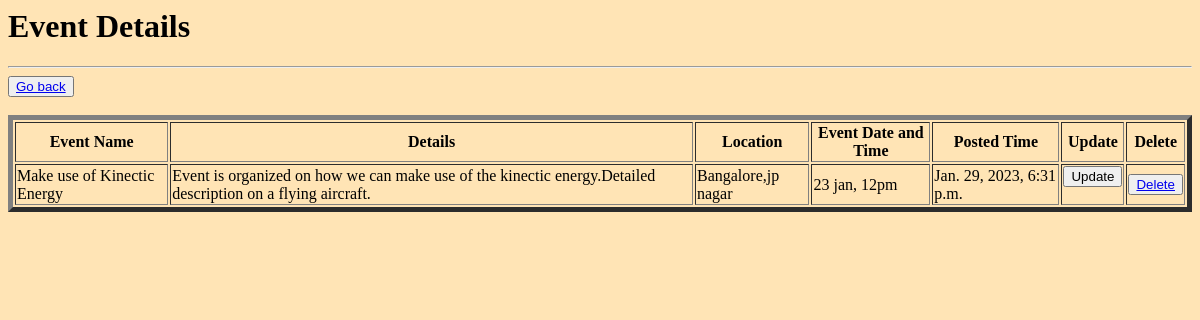
The page /myevent_details (signed in) on the database as committed earlier.
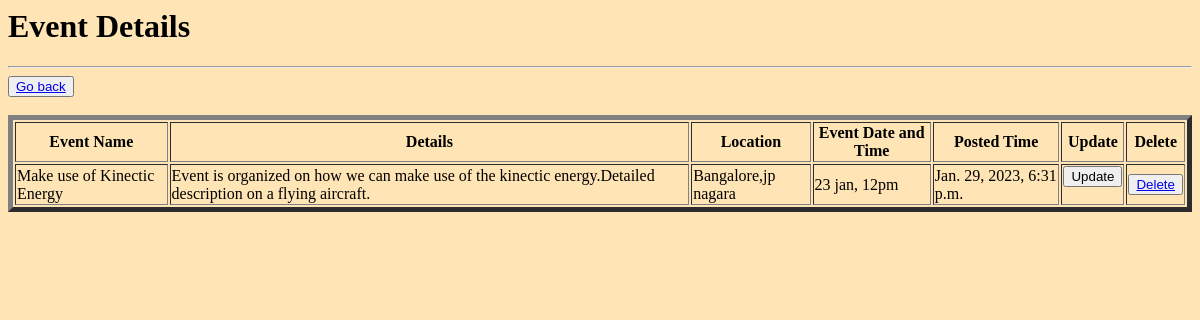
The same page on the database as committed later.
### CSE/models.py (models this page shows, shortened)
class Event(models.Model):
    fac_id = models.ForeignKey(Faculty,on_delete=models.CASCADE)
    event_Location = models.TextField(max_length=500)
    event_Name = models.CharField(max_length=200)
    event_Date = models.CharField(max_length=100)
    event_details=models.TextField(max_length=1000,null=False,blank=False)
    post_event=models.DateTimeField(auto_now_add=True)

### CSE/views.py (the view)
# urls.py: path('myevent_details', views.my_event_details, name='myevent_details'),
def my_event_details(request):
    if request.user.is_authenticated:
        events = Event.objects.filter(fac_id=request.user.fac_id)
    return render(request, 'myeventdetail.html', {'events': events})

### CSE/templates/myeventdetail.html
<body style="background-color:moccasin;">
<h1>Event Details</h1>
<hr>
<button><a href="{% url 'event-details' %}">Go back</a></button><br><br>
<table border="5">
    <thead>
        <tr>
            <th>Event Name</th>
            <th>Details</th>
            <th>Location</th>
            <th>Event Date and Time</th>
            <th>Posted Time</th>
            <th>Update</th>
            <th>Delete</th>
        </tr>
    </thead>
    <tbody>
        {% for i in events %}
            <tr>
                <td>{{ i.event_Name}}</td>
                <td>{{ i.event_details }}</td>
                <td>{{ i.event_Location }}</td>
                <td>{{ i.event_Date }}</td>
                <td>{{i.post_event}}</td>
                <td>
                    <form action="{% url 'update_event' i.id %}" method="get">
                        <input type="submit" value="Update">
                    </form>
                </td>
                <td>
                    <button><a href="{% url 'event_delete' i.id %}">Delete</a></button>
                </td>
            </tr>
        {% endfor %}
    </tbody>
</table>
</body>

Rows that differ between the two databases and show on the page:
changed Event "Make use of Kinectic Energy": event_Location "Bangalore,jp nagar" → "Bangalore,jp nagara"
